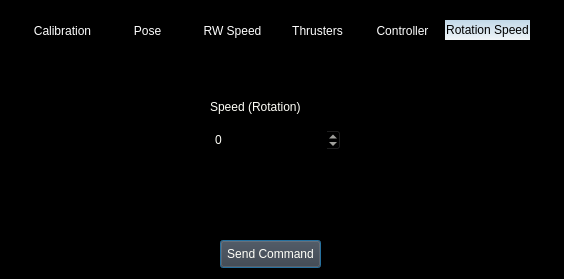
<?xml version="1.0" encoding="UTF-8"?>
<ui version="4.0">
 <class>Support</class>
 <widget class="QDialog" name="Support">
  <property name="geometry">
   <rect>
    <x>0</x>
    <y>0</y>
    <width>564</width>
    <height>279</height>
   </rect>
  </property>
  <property name="windowTitle">
   <string>Dialog</string>
  </property>
  <property name="styleSheet">
   <string notr="true">QWidget {
    background-color: #000000;
    color: #fffff8;
}

QHeaderView::section {
    background-color: #646464;
    padding: 4px;
    border: 1px solid #fffff8;
    font-size: 14pt;
}

QTableWidget {
    gridline-color: #fffff8;
    font-size: 12pt;
}

QTableWidget QTableCornerButton::section {
    background-color: #646464;
    border: 1px solid #fffff8;
}</string>
  </property>
  <widget class="QTabWidget" name="tabWidget">
   <property name="geometry">
    <rect>
     <x>20</x>
     <y>20</y>
     <width>511</width>
     <height>211</height>
    </rect>
   </property>
   <property name="styleSheet">
    <string notr="true">QTabWidget::pane { border: 0; }

QTabBar::tab 
{
    background: #000000;
    color: white;   
    border-color: #000000;
	height: 20px;
	width:85px;
}

QTabBar::tab:selected, 
QTabBar::tab:hover 
{
    border-top-color: #1D2A32;
    border-color: #40494E;
    color: black;
    background: qlineargradient(x1: 0, y1: 0, x2: 0, y2: 1, stop: 0 #C1D8E8, stop: 1 #F0F5F8); 
}</string>
   </property>
   <property name="currentIndex">
    <number>5</number>
   </property>
   <widget class="QWidget" name="tab">
    <attribute name="title">
     <string>Calibration</string>
    </attribute>
    <widget class="QWidget" name="layoutWidget">
     <property name="geometry">
      <rect>
       <x>190</x>
       <y>40</y>
       <width>130</width>
       <height>76</height>
      </rect>
     </property>
     <layout class="QVBoxLayout" name="verticalLayout">
      <item>
       <widget class="QRadioButton" name="gyrobutton">
        <property name="text">
         <string>GYROSCOPE</string>
        </property>
       </widget>
      </item>
      <item>
       <widget class="QRadioButton" name="accbutton">
        <property name="text">
         <string>ACCELEROMETER</string>
        </property>
       </widget>
      </item>
      <item>
       <widget class="QRadioButton" name="magbutton">
        <property name="text">
         <string>MAGNETOMETER</string>
        </property>
       </widget>
      </item>
     </layout>
    </widget>
   </widget>
   <widget class="QWidget" name="tab_5">
    <attribute name="title">
     <string>Pose</string>
    </attribute>
    <widget class="QWidget" name="layoutWidget_2">
     <property name="geometry">
      <rect>
       <x>200</x>
       <y>50</y>
       <width>124</width>
       <height>88</height>
      </rect>
     </property>
     <layout class="QVBoxLayout" name="verticalLayout_8">
      <item>
       <layout class="QHBoxLayout" name="horizontalLayout_5">
        <item>
         <widget class="QLabel" name="label_31">
          <property name="text">
           <string>X</string>
          </property>
         </widget>
        </item>
        <item>
         <widget class="QDoubleSpinBox" name="PoseX">
          <property name="minimum">
           <double>-100.000000000000000</double>
          </property>
          <property name="maximum">
           <double>100.000000000000000</double>
          </property>
         </widget>
        </item>
       </layout>
      </item>
      <item>
       <layout class="QHBoxLayout" name="horizontalLayout_4">
        <item>
         <widget class="QLabel" name="label_32">
          <property name="text">
           <string>Y</string>
          </property>
         </widget>
        </item>
        <item>
         <widget class="QDoubleSpinBox" name="PoseY">
          <property name="minimum">
           <double>-100.000000000000000</double>
          </property>
          <property name="maximum">
           <double>100.000000000000000</double>
          </property>
         </widget>
        </item>
       </layout>
      </item>
      <item>
       <layout class="QHBoxLayout" name="horizontalLayout_3">
        <item>
         <widget class="QLabel" name="label_33">
          <property name="text">
           <string>YAW</string>
          </property>
         </widget>
        </item>
        <item>
         <widget class="QDoubleSpinBox" name="PoseYaw">
          <property name="minimum">
           <double>-100.000000000000000</double>
          </property>
          <property name="maximum">
           <double>100.000000000000000</double>
          </property>
         </widget>
        </item>
       </layout>
      </item>
     </layout>
    </widget>
   </widget>
   <widget class="QWidget" name="tab_2">
    <attribute name="title">
     <string>RW Speed</string>
    </attribute>
    <widget class="QWidget" name="layoutWidget_7">
     <property name="geometry">
      <rect>
       <x>180</x>
       <y>50</y>
       <width>131</width>
       <height>61</height>
      </rect>
     </property>
     <layout class="QVBoxLayout" name="verticalLayout_9">
      <item>
       <widget class="QLabel" name="label_34">
        <property name="text">
         <string>Speed (RPM)</string>
        </property>
       </widget>
      </item>
      <item>
       <widget class="QDoubleSpinBox" name="RWSpeed_3">
        <property name="decimals">
         <number>0</number>
        </property>
        <property name="minimum">
         <double>-10000.000000000000000</double>
        </property>
        <property name="maximum">
         <double>10000.000000000000000</double>
        </property>
       </widget>
      </item>
     </layout>
    </widget>
   </widget>
   <widget class="QWidget" name="tab_3">
    <attribute name="title">
     <string>Thrusters</string>
    </attribute>
    <widget class="QWidget" name="layoutWidget_8">
     <property name="geometry">
      <rect>
       <x>200</x>
       <y>30</y>
       <width>121</width>
       <height>121</height>
      </rect>
     </property>
     <layout class="QVBoxLayout" name="verticalLayout_10">
      <item>
       <widget class="QCheckBox" name="T1_3">
        <property name="text">
         <string>Thruster 1</string>
        </property>
       </widget>
      </item>
      <item>
       <widget class="QCheckBox" name="T2_3">
        <property name="text">
         <string>Thruster 2</string>
        </property>
       </widget>
      </item>
      <item>
       <widget class="QCheckBox" name="T3_3">
        <property name="text">
         <string>Thruster 3</string>
        </property>
       </widget>
      </item>
     </layout>
    </widget>
   </widget>
   <widget class="QWidget" name="tab_6">
    <attribute name="title">
     <string>Controller</string>
    </attribute>
    <widget class="QWidget" name="layoutWidget_9">
     <property name="geometry">
      <rect>
       <x>150</x>
       <y>40</y>
       <width>241</width>
       <height>105</height>
      </rect>
     </property>
     <layout class="QGridLayout" name="gridLayout_3">
      <item row="0" column="1">
       <widget class="QLabel" name="label_35">
        <property name="text">
         <string>Attitude</string>
        </property>
       </widget>
      </item>
      <item row="0" column="2">
       <widget class="QLabel" name="label_36">
        <property name="text">
         <string>Trajectory</string>
        </property>
       </widget>
      </item>
      <item row="0" column="3">
       <widget class="QLabel" name="label_37">
        <property name="text">
         <string>Rotation</string>
        </property>
       </widget>
      </item>
      <item row="1" column="0">
       <widget class="QLabel" name="label_38">
        <property name="text">
         <string>P</string>
        </property>
       </widget>
      </item>
      <item row="1" column="1">
       <widget class="QDoubleSpinBox" name="attP_3">
        <property name="minimum">
         <double>-100.000000000000000</double>
        </property>
        <property name="maximum">
         <double>100.000000000000000</double>
        </property>
       </widget>
      </item>
      <item row="1" column="2">
       <widget class="QDoubleSpinBox" name="trajP_3">
        <property name="minimum">
         <double>-100.000000000000000</double>
        </property>
        <property name="maximum">
         <double>100.000000000000000</double>
        </property>
       </widget>
      </item>
      <item row="1" column="3">
       <widget class="QDoubleSpinBox" name="rotP_3">
        <property name="minimum">
         <double>-100.000000000000000</double>
        </property>
        <property name="maximum">
         <double>100.000000000000000</double>
        </property>
       </widget>
      </item>
      <item row="2" column="0">
       <widget class="QLabel" name="label_39">
        <property name="text">
         <string>D</string>
        </property>
       </widget>
      </item>
      <item row="2" column="1">
       <widget class="QDoubleSpinBox" name="attD_3">
        <property name="minimum">
         <double>-100.000000000000000</double>
        </property>
        <property name="maximum">
         <double>100.000000000000000</double>
        </property>
       </widget>
      </item>
      <item row="2" column="2">
       <widget class="QDoubleSpinBox" name="trajD_3">
        <property name="minimum">
         <double>-100.000000000000000</double>
        </property>
        <property name="maximum">
         <double>100.000000000000000</double>
        </property>
       </widget>
      </item>
      <item row="2" column="3">
       <widget class="QDoubleSpinBox" name="rotD_3">
        <property name="minimum">
         <double>-100.000000000000000</double>
        </property>
        <property name="maximum">
         <double>100.000000000000000</double>
        </property>
       </widget>
      </item>
      <item row="3" column="0">
       <widget class="QLabel" name="label_40">
        <property name="text">
         <string>I</string>
        </property>
       </widget>
      </item>
      <item row="3" column="1">
       <widget class="QDoubleSpinBox" name="attI_3">
        <property name="minimum">
         <double>-100.000000000000000</double>
        </property>
        <property name="maximum">
         <double>100.000000000000000</double>
        </property>
       </widget>
      </item>
      <item row="3" column="2">
       <widget class="QDoubleSpinBox" name="trajI_3">
        <property name="minimum">
         <double>-100.000000000000000</double>
        </property>
        <property name="maximum">
         <double>100.000000000000000</double>
        </property>
       </widget>
      </item>
      <item row="3" column="3">
       <widget class="QDoubleSpinBox" name="rotI_3">
        <property name="minimum">
         <double>-100.000000000000000</double>
        </property>
        <property name="maximum">
         <double>100.000000000000000</double>
        </property>
       </widget>
      </item>
     </layout>
    </widget>
   </widget>
   <widget class="QWidget" name="tab_4">
    <attribute name="title">
     <string>Rotation Speed</string>
    </attribute>
    <widget class="QWidget" name="layoutWidget_10">
     <property name="geometry">
      <rect>
       <x>190</x>
       <y>50</y>
       <width>131</width>
       <height>61</height>
      </rect>
     </property>
     <layout class="QVBoxLayout" name="verticalLayout_13">
      <item>
       <widget class="QLabel" name="label_41">
        <property name="text">
         <string>Speed (Rotation)</string>
        </property>
       </widget>
      </item>
      <item>
       <widget class="QDoubleSpinBox" name="rotationSpeed_3">
        <property name="decimals">
         <number>0</number>
        </property>
        <property name="minimum">
         <double>-10000.000000000000000</double>
        </property>
        <property name="maximum">
         <double>10000.000000000000000</double>
        </property>
       </widget>
      </item>
     </layout>
    </widget>
   </widget>
  </widget>
  <widget class="QPushButton" name="pushButton">
   <property name="geometry">
    <rect>
     <x>220</x>
     <y>240</y>
     <width>101</width>
     <height>28</height>
    </rect>
   </property>
   <property name="styleSheet">
    <string notr="true">QPushButton{ background-color: rgb(60, 59, 63) }
QPushButton:focus{ background-color: grey; }
QPushButton:hover{ background-color: grey; }
</string>
   </property>
   <property name="text">
    <string>Send Command</string>
   </property>
   <property name="default">
    <bool>false</bool>
   </property>
   <property name="flat">
    <bool>false</bool>
   </property>
  </widget>
 </widget>
 <resources/>
 <connections/>
</ui>
